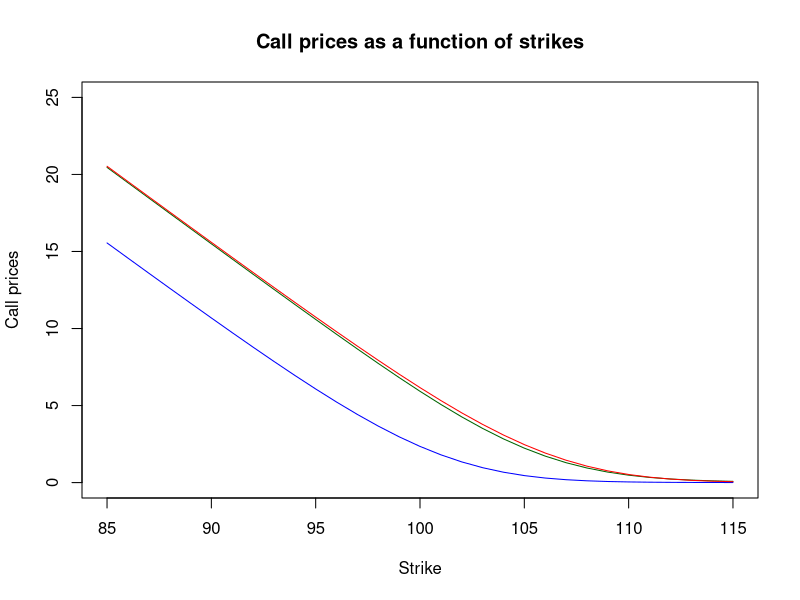
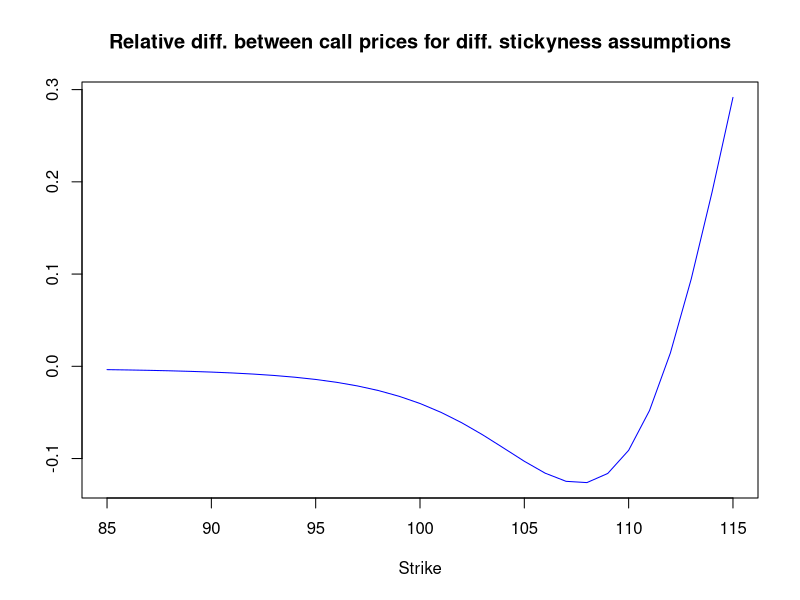
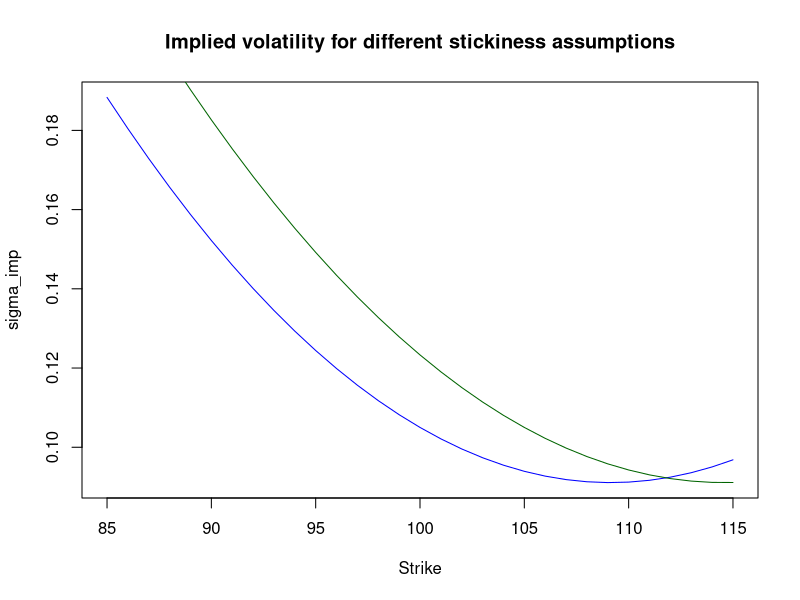

Recreate these plots in R, in order.

# clear variables and close windows
rm(list = ls(all = TRUE))
graphics.off()

# parameter settings
S0     = 100              # Underlying price at time t_0
S1     = 105              # Underlying price at time t_1
strike = seq(85, 115, 1)  # range of strike prices
tau    = 0.25             # time to maturity
r      = 0.02             # interest rate

# Calculation of option price by BS model
blsprice = function(S0, strike, r, tau, sigma) {
    d1 = (log(S0/strike) + (r + sigma^2/2) * tau)/(sigma * sqrt(tau))
    d2 = d1 - sigma * sqrt(tau)
    blsprice = S0 * pnorm(d1) - strike * exp(-r * tau) * pnorm(d2)
}

# calculate
ivsmileK = 0.000167 * strike^2 - 0.03645 * strike + 2.08
callinit = blsprice(S0, strike, r, tau, ivsmileK)
callstickystrike = blsprice(S1, strike, r, tau, ivsmileK)
ivsmilemon = 0.000167 * (strike * S0/S1)^2 - 0.03645 * strike * S0/S1 + 2.08
callstickymon = blsprice(S1, strike, r, tau, ivsmilemon)

# plot
plot(strike, callinit, type = "l", col = "blue", xlab = "Strike", ylab = "Call prices", 
    ylim = c(0, 25))
lines(strike, callstickystrike, col = "dark green")
lines(strike, callstickymon, col = "red")
title("Call prices as a function of strikes")

dev.new()
plot(strike, (callstickystrike - callstickymon)/callstickystrike, type = "l", col = "blue", 
    xlab = "Strike", ylab = "")
title("Relative diff. between call prices for diff. stickyness assumptions")

dev.new()
plot(strike, ivsmileK, type = "l", col = "blue", xlab = "Strike", ylab = "sigma_imp")
lines(strike, ivsmilemon, col = "dark green")
title("Implied volatility for different stickiness assumptions")